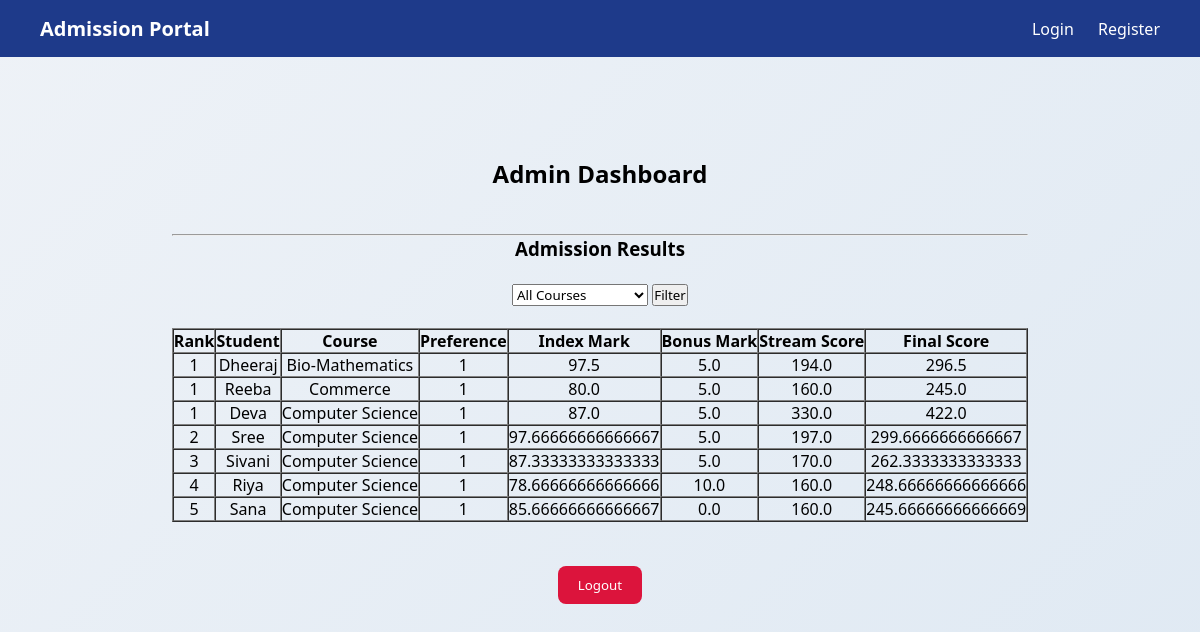
The page /admin-dashboard/ (signed in) on the database as committed earlier.
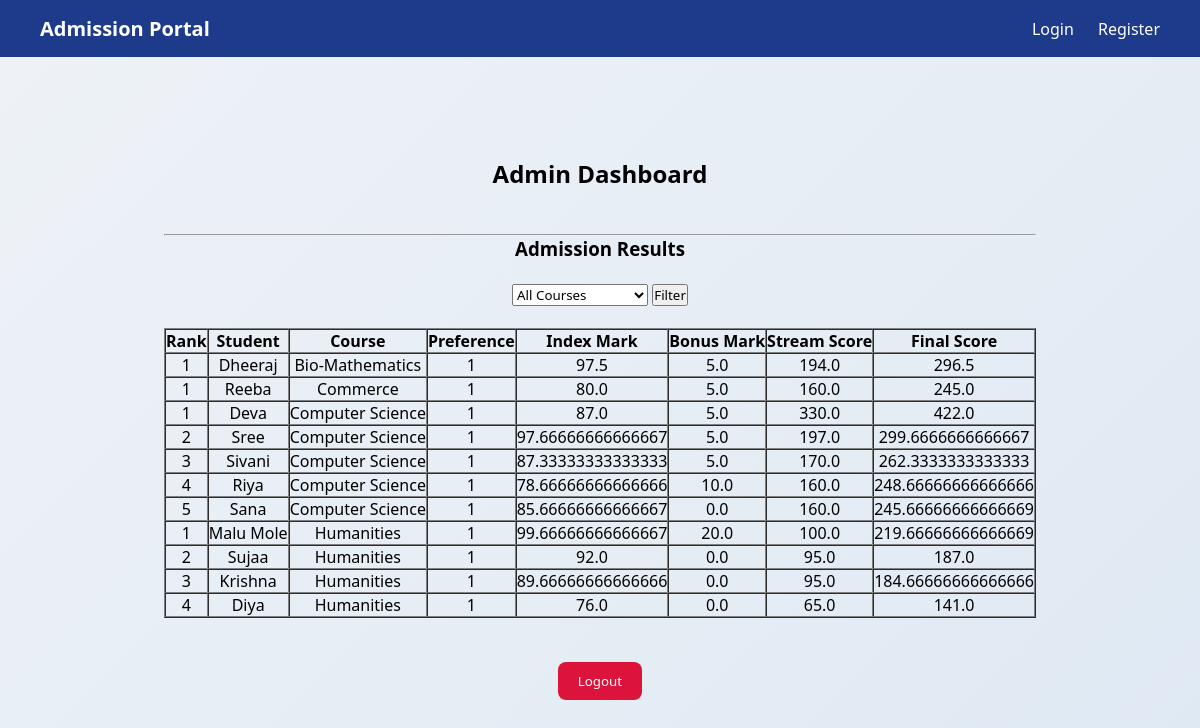
The same page on the database as committed later.
### calculation/models.py (models this page shows, shortened)
class AdmissionResult(models.Model):
    student = models.ForeignKey(
        Student,
        on_delete=models.CASCADE
    )
    course = models.CharField(
        max_length=50,
        choices=COURSE_CHOICES
    )
    preference_order = models.IntegerField(default=1)
    index_mark = models.FloatField(default=0)
    bonus_mark = models.FloatField(default=0)
    final_score = models.FloatField(default=0)
    stream_score = models.FloatField(default=0)
    rank = models.IntegerField(
        null=True,
        blank=True
    )
    allotted = models.BooleanField(default=False)

### accounts/models.py (models this page shows, shortened)
class Student(models.Model):
    student_id = models.AutoField(primary_key=True)
    BOARD_CHOICES = [
        ('CBSE', 'CBSE'),
        ('KERALA', 'Kerala State'),
    ]
    STATUS_CHOICES = [
        ('pending', 'Pending'),       # after registration
        ('active', 'Active'),         # profile completed
        ('submitted', 'Application Submitted'),   # final application submitted
        ('ranked', 'Ranked the Lists'),        # after admin processing
    ]
    user = models.OneToOneField(User, on_delete=models.CASCADE)
    name = models.CharField(max_length=100)
    dob = models.DateField(null=True, blank=True)
    mobile = models.CharField(max_length=15)
    email = models.EmailField(unique=True)
    board = models.CharField(
        max_length=10,
        choices=BOARD_CHOICES,
        null=False,
        blank=False
    )
    status = models.CharField(
        max_length=20,
        choices=STATUS_CHOICES,
        default='pending'
    )
    created_at = models.DateTimeField(auto_now_add=True)

### accounts/views.py (the view)
# urls.py: path('admin-dashboard/', views.admin_dashboard, name='admin_dashboard'),
@login_required
def admin_dashboard(request):
    selected_course = request.GET.get('course')
    results = AdmissionResult.objects.filter(
        allotted=True
    )
    if selected_course:
        results = results.filter(
            course=selected_course
        )
    results = results.order_by(
        'course',
        'rank'
    )
    context = {
        'results': results,
        'selected_course': selected_course
    }
    return render(
        request,
        'admin_dashboard.html',
        context
    )

### templates/admin_dashboard.html (shortened to what this page needs)
{% extends 'base.html' %}
{% load static %}
{% block content %}
<div class="dashboard">
    <h2>Admin Dashboard</h2>
    <br><br>
    <hr>
    <h3>Admission Results</h3>
    <br>
    <form method="GET">
        <select name="course">
            <option value="">All Courses</option>
        </select>
        <button type="submit">
            Filter
        </button>
    </form>
    <br>
    <table border="1" cellpadding="8" cellspacing="0">
        <thead>
            <tr>
                <th>Rank</th>
                <th>Student</th>
                <th>Course</th>
                <th>Preference</th>
                <th>Index Mark</th>
                <th>Bonus Mark</th>
                <th>Stream Score</th>
                <th>Final Score</th>
            </tr>
        </thead>
        <tbody>
            {% for r in results %}
            <tr>
                <td>{{ r.rank }}</td>
                <td>{{ r.student.name }}</td>
                <td>{{ r.course }}</td>
                <td>{{ r.preference_order }}</td>
                <td>{{ r.index_mark }}</td>
                <td>{{ r.bonus_mark }}</td>
                <td>{{ r.stream_score }}</td>
                <td>{{ r.final_score }}</td>
            </tr>
            {% empty %}
            <tr>
                <td colspan="8">
                    No results available
                </td>
            </tr>
            {% endfor %}
        </tbody>
    </table>
    <br><br>
    <button class="logout-btn" onclick="location.href='/logout/'">
        Logout
    </button>
    <br>
</div>
{% endblock %}

Rows that differ between the two databases and show on the page:
added AdmissionResult: rank "1", student.name "Malu Mole", course "Humanities", preference_order "1", index_mark "99.66666666666667", bonus_mark "20.0", stream_score "100.0", final_score "219.66666666666669"
added AdmissionResult: rank "2", student.name "Sujaa", course "Humanities", preference_order "1", index_mark "92.0", bonus_mark "0.0", stream_score "95.0", final_score "187.0"
added AdmissionResult: rank "3", student.name "Krishna", course "Humanities", preference_order "1", index_mark "89.66666666666666", bonus_mark "0.0", stream_score "95.0", final_score "184.66666666666666"
added AdmissionResult: rank "4", student.name "Diya", course "Humanities", preference_order "1", index_mark "76.0", bonus_mark "0.0", stream_score "65.0", final_score "141.0"
